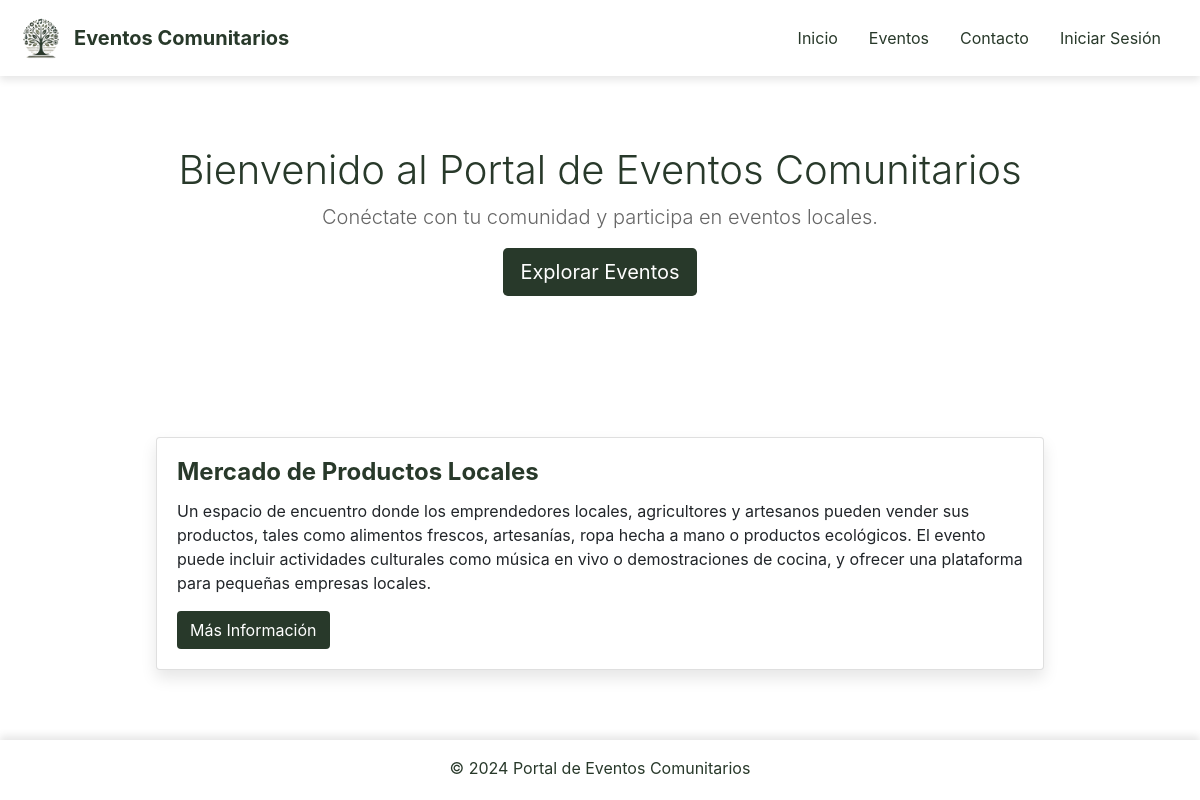
The page / on the database its author committed.
### tables this page shows
CREATE TABLE `eventos` (
  `id` int(11) NOT NULL,
  `titulo` varchar(255) DEFAULT NULL,
  `descripcion` text DEFAULT NULL,
  `fecha` date DEFAULT NULL,
  `ubicacion` varchar(255) DEFAULT NULL,
  `categoria` varchar(100) DEFAULT NULL,
  `creado_por` int(11) DEFAULT NULL,
  `ESTADO` enum('ACTIVO','ANULADO') DEFAULT 'ACTIVO'
);

### index.php (the view)
<?php include 'templates/header.php'; ?>
<?php include 'includes/db.php';  ?>
<div class="jumbotron text-center">
    <h1 class="display-4">Bienvenido al Portal de Eventos Comunitarios</h1>
    <p class="lead">Conéctate con tu comunidad y participa en eventos locales.</p>
    <a class="btn btn-custom btn-lg" href="eventos.php" role="button">Explorar Eventos</a>
</div>
<div class="container">
    <div class="event-container">
        <?php
        $sql = "SELECT * FROM eventos";
        $result = $conn->query($sql);
        if ($result->num_rows > 0) {
            while($row = $result->fetch_assoc()) {
                ?>
                <div class="card mb-4">
                    <div class="card-body">
                        <h5 class="card-title"><?php echo htmlspecialchars($row['titulo']); ?></h5>
                        <p class="card-text"><?php echo htmlspecialchars($row['descripcion']); ?></p>
                        <a href="detalle_evento.php?id=<?php echo $row['id']; ?>" class="btn btn-custom">Más Información</a>
                    </div>
                </div>
                <?php
            }
        } else {
            echo "<p class='no-events-message'>No hay eventos disponibles en este momento.</p>";
        }
        ?>
    </div>
</div>
<?php include 'templates/footer.php'; ?>

### assets/css/style.css (style rules this page uses)
body, html { height: 100%; margin: 0; font-family: 'Arial', sans-serif; background-color: #ffffff; display: flex; flex-direction: column; justify-content: space-between; height: 100%; }
.container { background-color: #ffffff !important; padding: 20px; margin: 0 auto; max-width: 1200px; }
.event-container { display: flex; flex-wrap: wrap; justify-content: center; gap: 20px; width: 100%; padding: 20px 0; }
.card { background-color: white; width: 80%; margin-bottom: 20px; border: none; box-shadow: 0 8px 16px rgba(0, 0, 0, 0.1); transition: all 0.3s ease; }
.card-title { font-size: 1.5rem; font-weight: bold; color: #28392a; }
.btn-custom { background-color: #28392a !important; color: white !important; border: 2px solid #28392a; padding: 12px; border-radius: 25px; font-size: 16px; cursor: pointer; transition: all 0.3s ease; }
.jumbotron { background-color: white !important; padding: 40px 20px; text-align: center; }
.jumbotron h1 { font-size: 2.5rem; color: #28392a; }
.jumbotron p { font-size: 1.25rem; color: #666; }
.btn-custom { background-color: #28392a; color: white; padding: 15px 30px; border: none; border-radius: 5px; cursor: pointer; transition: background-color 0.3s ease; }

### rows shown on the page
eventos: titulo "Mercado de Productos Locales", descripcion "Un espacio de encuentro donde los emprendedores locales, agricultores y artesanos pueden vender sus productos, tales como alimentos frescos, artesanías, ropa hecha a mano o productos ecológicos. El evento puede incluir actividades culturales como música en vivo o demostraciones de cocina, y ofrecer una plataforma para pequeñas empresas locales."
